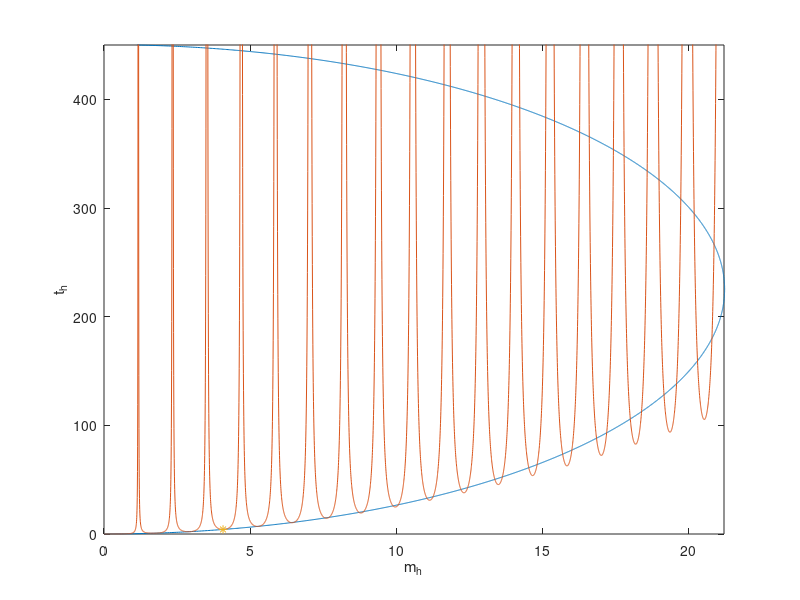

Source code (MATLAB): (Note: this script raises an error after producing the figure.)
%% General todos: rewrite with fsolve

clear all
close all

%global L alpha beta D Phi
L = 100; % [m] Beam Length
R = 0.35; % [m] Radius Beam
Dia = R * 2; % [m] Diameter of manipulator, assumed constant for now

A = pi * Dia^2 / 4;
I1 = A^2 / (pi *4); % [m^4]
I3 = 2 * I1;

alpha = 1.345; % [Nm^2] twisting stiffness
beta = 0.789; % [Nm^2]

E = alpha/I1;
G_paper = beta/I3;

rho_lin_paper = 1; %[kg/m]


Ealt = 3.3827e7; % 5e5 or 592949 Pa Dragon Skin 30 https://www.smooth-on.com/products/dragon-skin-30/

nu = 0.5;  % Poission ratio [-]
G = E / (2*(1+nu));  % Shear modulus. E = 2G(1+ν) 

%M_h = 1;
%T_h = 1;

alphaAlt =  E * I1
betaAlt = G * I3



D = 3; % [m] Slack
Phi = 27* 2 * pi; % [rad] Twist

%D = 3/27; % [m] Slack
%Phi = 3 * 2 * pi; % [rad] Twist


mhofth = @(th) (sqrt(4*th .* (1 - (D^2*pi^2*th)/(L^2*4))));
thofmh = @(mh) ((mh./(2*cos(1/4*(Phi-(2*pi*mh)/(beta/alpha))))).^2);


%%
thmax = 450;
mhmax = 21.2;
varth = linspace(0,thmax,5000)';
varmh = linspace(0,mhmax,5000)';

% plot roots
figure(1)
plot(mhofth(varth),varth)
hold on
plot(varmh,thofmh(varmh))
xlabel('m_h')
ylabel('t_h')
axis([0 mhmax 0 thmax])

%plot(15.6834, 73.4830,'*')
%plot(15.4037,  380.0260,'*')

% find solutions in a one dimensional way

g = @(mh) (mh - mhofth(thofmh(mh)));

%% find more solutions
it = 3;
intval = zeros(it,2);
mh0 = zeros(it,1);
th0 = zeros(it,1);

intval(1,:) = [4.046, 4.105];
intval(2,:) = [8.287, 8.291];
intval(3,:) = [9.7, 9.99];
intval(4,:) = [15.40, 15.41];
intval(5,:) = [15.68, 15.69];
intval(6,:) = [20.24, 20.38];

for i =1:it
mh0(i) = fzero(g,intval(i,:));
th0(i) = thofmh(mh0(i));
figure(1)
plot(mh0(i), th0(i),'*')
hold on
figure(2) 
plotCurve(mh0(i),th0(i),L)
hold on
end
figure(2)
legend('1','2','3','4','5','6')


%% CONTINUE WORKING ON THE INTERVALS TO FIND SOLUTIONS!
%intervals = [0, 0.5,0.8, 1.158, 1.17, 1.187, 1.76, 2.137];
%interval = [18.99 19.39];
%mh0 = fzero(g,intervals(1,4))
%th0 = thofmh(mh0)



   
%% 

%DoverL = D/L;

m_h = @(M_h) M_h * L   / (2 * pi   * alpha);
t_h = @(T_h) T_h * L^2 / (4 * pi^2 * alpha);

DoverLFcn = @(M_h,T_h) (sqrt(4 / (pi^2 *t_h(T_h)) * (1 - m_h(M_h)^2 / (4 *t_h(T_h)))));
PhiFcn = @(M_h,T_h) (2* pi * m_h(M_h) / (beta/alpha) + 4* acos(m_h(M_h)/(2*sqrt(t_h(T_h)))));


F = @(x) ([D/L-DoverLFcn(x(1),x(2)), Phi - PhiFcn(x(1),x(2))]);
guess = [1.2,2];


%sols = fsolve(@dlandphi,guess);
sols = fsolve(F,guess);

% results are:
M_h = sols(1);%1.3017510114772594996354481051657;
T_h = sols(2);%2.0178798356198609814539591089399;
%m_h(M_h) %=15.4037
%t_h(T_h) %=380.0260

%% solve non-dimensional

DoverLFcn2 = @(m_h,t_h) (sqrt(4 / (pi^2 *t_h) * (1 - m_h^2 / (4 *t_h))));
PhiFcn2 = @(m_h,t_h) (2* pi * m_h / (beta/alpha) + 4* acos(m_h/(2*sqrt(t_h))));


F2 = @(x) ([D/L-DoverLFcn2(x(1),x(2)), Phi - PhiFcn2(x(1),x(2))]);
guess2 = [15,380];
guess2 = [5.28,6.969]; % ->   15.6834 - 0.0000i  73.4830 + 0.0000i

guess2 = [0.8,0.3]; % ->   15.40 + 0.0000i   380.03 + 0.0000i
guess2 = [20.78, 177.7]; %->   15.4037  380.0260

guess2 = [21.2,214];
guess2 = [15.4037,  380.0260];
guess2 = [26,76.92]; %->[15.6834, 73.4830]

guess2 =  [15.6834, 73.4830];

 guess2 =  [20,137];
 guess2 =  [19.15,128.5];
 
options = optimoptions('fsolve','Display','iter');
sols2 = fsolve(F2,guess2,options)


% results are:
m_h = sols2(1);%1.3017510114772594996354481051657;
t_h = sols2(2);%2.0178798356198609814539591089399;


%%
  
dlandphi(sols)

DoverLCalc = eval(subs(sqrt(4 / (pi^2 *t_h) * (1 - m_h^2 / (4 *t_h)))))
PhiCalc = eval(subs(2* pi * m_h / (beta/alpha) + 4* acos(m_h/(2*sqrt(t_h)))))

%%

function plotCurve(m_h,t_h,L)
N = 1000;
sh = linspace(-0.5,0.5,N)'; % sh = s/L - 0.5

comp1 = eval(subs(L * (1/(2*pi*t_h) * sqrt(4 * t_h - m_h^2) * sech(pi * sh * sqrt(4 * t_h - m_h^2)))));

req_i =  eval(subs(comp1 .* sin(m_h*pi*sh)));

req_j = eval(subs(- comp1 .* cos(m_h*pi*sh)));

req_k = eval(subs(L * (sh - 1/(2*pi*t_h) * sqrt(4 * t_h - m_h^2) * tanh(pi * sh * sqrt(4 * t_h - m_h^2)))));

plot3(req_i,req_j,req_k)
xlabel('i')
ylabel('j')
zlabel('k')
end
